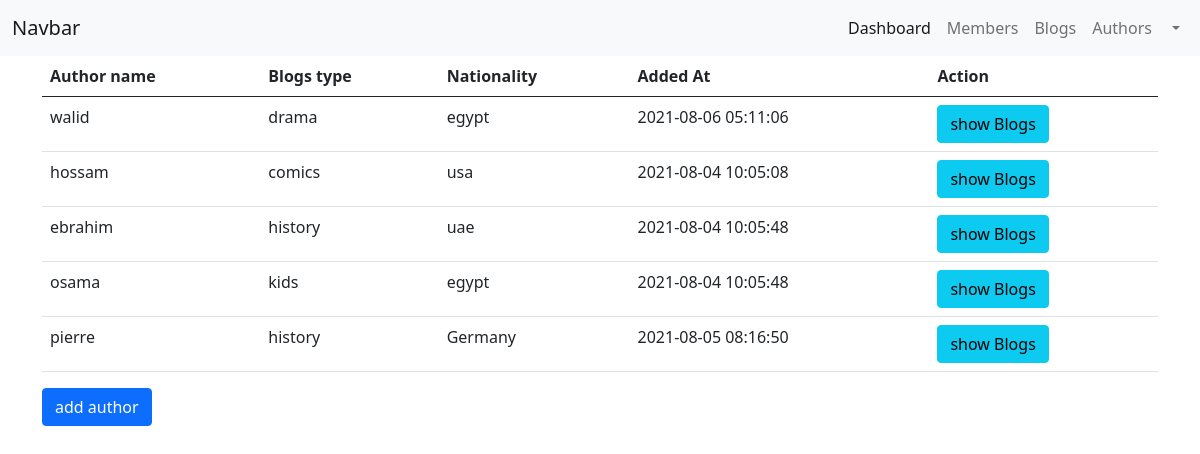
The page /authors.php on the database its author committed.
### tables this page shows
CREATE TABLE `authors` (
  `author_id` int(4) NOT NULL,
  `author_name` varchar(121) NOT NULL,
  `blogs_type` varchar(121) NOT NULL,
  `nationality` varchar(121) NOT NULL,
  `added_at` timestamp NOT NULL DEFAULT current_timestamp() ON UPDATE current_timestamp()
);

### authors.php (the view, shortened to what this page needs)
<?php
$action= isset($_GET['do'])?$_GET['do']:'index';
?>
<?php require "config.php"?>
<?php include "includes/header.php"?>
<?php include "includes/navbar.php"?>
<?php if($action == 'index'):?>
<?php
   $stmt= $connection->prepare('SELECT * FROM authors');
   $stmt->execute();
   $authors= $stmt->fetchAll();
   ?>
<div class="container">
    <table class="table">
        <thead>
            <tr>
                <th>Author name</th>
                <th>Blogs type</th>
                <th>Nationality</th>
                <th>Added At</th>
                <th>Action</th>
            </tr>
        </thead>
        <tbody>
            <?php foreach($authors as $author):?>
            <tr>
                <td><?= $author['author_name']?></td>
                <td><?= $author['blogs_type']?></td>
                <td><?= $author['nationality']?></td>
                <td><?= $author['added_at']?></td>
                <td>
                    <a class="btn btn-info" href="authors.php?do=show&selection=<?= $author['author_id']?>">show Blogs</a>
                </td>
            </tr>
            <?php endforeach?>
        </tbody>
    </table>
    <a class="btn btn-primary" href="authors.php?do=create">add author</a>
</div>
<?php else:?>
<h1>404 Page not found</h1>
<?php endif?>
<?php include "includes/footer.php"?>

### includes/header.php (shortened to what this page needs)
<!doctype html>
<html
   <?php  if($_SESSION['LANG'] == 'ar'):?>
      lang="ar" dir="rtl"
    <?php else:?>
      lang="en" dir="ltr"
    <?php  endif?>
>
  <head>
    <link href="https://cdn.jsdelivr.net/npm/bootstrap@5.0.2/dist/css/bootstrap.min.css" rel="stylesheet">
  </head>
  <body>

### includes/navbar.php (shortened to what this page needs)
<nav class="navbar navbar-expand-lg navbar-light bg-light">
  <div class="container-fluid">
    <a class="navbar-brand" href="#">Navbar</a>
    <div class="collapse navbar-collapse" id="navbarSupportedContent">
      <ul class="navbar-nav ms-auto mb-2 mb-lg-0">
        <li class="nav-item">
          <a class="nav-link active" aria-current="page" href="dashboard.php?lang=<?= $_SESSION['LANG']?>">Dashboard</a>
        </li>
        <li class="nav-item">
          <a class="nav-link" href="members.php?lang=<?= $_SESSION['LANG']?>">Members</a>
        </li>
        <li class="nav-item">
          <a class="nav-link" href="blogs.php">Blogs</a>
        </li>
        <li class="nav-item">
          <a class="nav-link" href="authors.php">Authors</a>
        </li>
        <li class="nav-item dropdown">
          <a class="nav-link dropdown-toggle" href="#" id="navbarDropdown" role="button" data-bs-toggle="dropdown" aria-expanded="false">
          </a>
        </li>
      </ul>
    </div>
  </div>
</nav>

### includes/footer.php (shortened to what this page needs)
  </body>
</html>

### rows shown on the page
authors: author_name "walid", blogs_type "drama", nationality "egypt", added_at "2021-08-06 05:11:06"
authors: author_name "hossam", blogs_type "comics", nationality "usa", added_at "2021-08-04 10:05:08"
authors: author_name "ebrahim", blogs_type "history", nationality "uae", added_at "2021-08-04 10:05:48"
authors: author_name "osama", blogs_type "kids", nationality "egypt", added_at "2021-08-04 10:05:48"
authors: author_name "pierre", blogs_type "history", nationality "Germany", added_at "2021-08-05 08:16:50"
